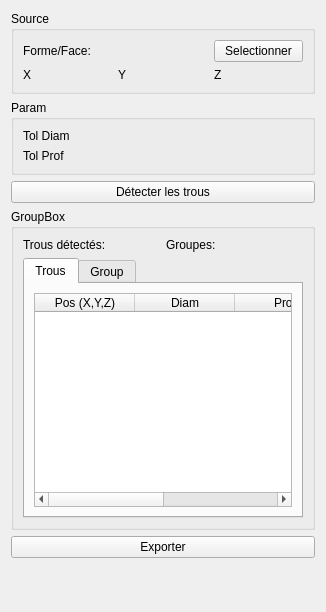
<?xml version="1.0" encoding="UTF-8"?>
<ui version="4.0">
 <class>Form</class>
 <widget class="QWidget" name="Form">
  <property name="enabled">
   <bool>true</bool>
  </property>
  <property name="geometry">
   <rect>
    <x>0</x>
    <y>0</y>
    <width>325</width>
    <height>612</height>
   </rect>
  </property>
  <property name="mouseTracking">
   <bool>false</bool>
  </property>
  <property name="tabletTracking">
   <bool>false</bool>
  </property>
  <property name="windowTitle">
   <string>Form</string>
  </property>
  <property name="autoFillBackground">
   <bool>false</bool>
  </property>
  <layout class="QGridLayout" name="gridLayout">
   <item row="3" column="0">
    <widget class="QGroupBox" name="groupBox_3">
     <property name="title">
      <string>GroupBox</string>
     </property>
     <layout class="QGridLayout" name="gridLayout_2">
      <item row="0" column="0">
       <layout class="QHBoxLayout" name="horizontalLayout_5">
        <item>
         <widget class="QLabel" name="group_count_label">
          <property name="text">
           <string>Trous détectés:</string>
          </property>
         </widget>
        </item>
        <item>
         <widget class="QLabel" name="hole_count_label">
          <property name="text">
           <string>Groupes:</string>
          </property>
         </widget>
        </item>
       </layout>
      </item>
      <item row="1" column="0">
       <widget class="QTabWidget" name="tabWidget">
        <property name="minimumSize">
         <size>
          <width>0</width>
          <height>260</height>
         </size>
        </property>
        <property name="currentIndex">
         <number>0</number>
        </property>
        <widget class="QWidget" name="tab">
         <attribute name="title">
          <string>Trous</string>
         </attribute>
         <layout class="QHBoxLayout" name="horizontalLayout_3">
          <item>
           <widget class="QTableWidget" name="holes_table">
            <property name="rowCount">
             <number>0</number>
            </property>
            <property name="columnCount">
             <number>4</number>
            </property>
            <column>
             <property name="text">
              <string>Pos (X,Y,Z)</string>
             </property>
            </column>
            <column>
             <property name="text">
              <string>Diam</string>
             </property>
            </column>
            <column>
             <property name="text">
              <string>Prof</string>
             </property>
            </column>
            <column>
             <property name="text">
              <string>Grp</string>
             </property>
            </column>
           </widget>
          </item>
         </layout>
        </widget>
        <widget class="QWidget" name="tab_2">
         <attribute name="title">
          <string>Group</string>
         </attribute>
         <layout class="QHBoxLayout" name="horizontalLayout_4">
          <item>
           <widget class="QTableWidget" name="groups_table">
            <property name="rowCount">
             <number>0</number>
            </property>
            <property name="columnCount">
             <number>5</number>
            </property>
            <column>
             <property name="text">
              <string>Diam</string>
             </property>
            </column>
            <column>
             <property name="text">
              <string>Prof</string>
             </property>
            </column>
            <column>
             <property name="text">
              <string>Qte</string>
             </property>
            </column>
            <column>
             <property name="text">
              <string>Grp</string>
             </property>
            </column>
            <column>
             <property name="text">
              <string>Actions</string>
             </property>
            </column>
           </widget>
          </item>
         </layout>
        </widget>
       </widget>
      </item>
     </layout>
    </widget>
   </item>
   <item row="5" column="0">
    <spacer name="verticalSpacer">
     <property name="orientation">
      <enum>Qt::Orientation::Vertical</enum>
     </property>
     <property name="sizeHint" stdset="0">
      <size>
       <width>304</width>
       <height>30</height>
      </size>
     </property>
    </spacer>
   </item>
   <item row="2" column="0">
    <widget class="QPushButton" name="detect_btn">
     <property name="text">
      <string>Détecter les trous</string>
     </property>
    </widget>
   </item>
   <item row="4" column="0">
    <widget class="QPushButton" name="export_btn">
     <property name="text">
      <string>Exporter</string>
     </property>
    </widget>
   </item>
   <item row="0" column="0">
    <widget class="QGroupBox" name="groupBox">
     <property name="title">
      <string>Source</string>
     </property>
     <layout class="QVBoxLayout" name="verticalLayout_3">
      <item>
       <layout class="QHBoxLayout" name="horizontalLayout_2">
        <item>
         <widget class="QLabel" name="label">
          <property name="text">
           <string>Forme/Face:</string>
          </property>
         </widget>
        </item>
        <item>
         <widget class="QLabel" name="source_label"/>
        </item>
        <item>
         <widget class="QPushButton" name="select_source_btn">
          <property name="text">
           <string>Selectionner</string>
          </property>
         </widget>
        </item>
       </layout>
      </item>
      <item>
       <layout class="QHBoxLayout" name="horizontalLayout">
        <item>
         <widget class="QLabel" name="label_4">
          <property name="text">
           <string>X</string>
          </property>
         </widget>
        </item>
        <item>
         <widget class="Gui::QuantitySpinBox" name="axisX" native="true">
         <property name="unit" stdset="0">
            <string notr="true">mm</string>
          </property>
          <property name="minimum" stdset="0">
           <double>-999999999.000000000000000</double>
          </property>
          <property name="maximum" stdset="0">
           <double>999999999.000000000000000</double>
          </property>
         </widget>
        </item>
        <item>
         <widget class="QLabel" name="label_5">
          <property name="text">
           <string>Y</string>
          </property>
         </widget>
        </item>
        <item>
         <widget class="Gui::QuantitySpinBox" name="axisY" native="true">
         <property name="unit" stdset="0">
                <string notr="true">mm</string>
            </property>
          <property name="minimum" stdset="0">
           <double>-999999999.000000000000000</double>
          </property>
          <property name="maximum" stdset="0">
           <double>999999999.000000000000000</double>
          </property>
         </widget>
        </item>
        <item>
         <widget class="QLabel" name="label_6">
          <property name="text">
           <string>Z</string>
          </property>
         </widget>
        </item>
        <item>
         <widget class="Gui::QuantitySpinBox" name="axisZ" native="true">
         <property name="unit" stdset="0">
                <string notr="true">mm</string>
            </property>
          <property name="minimum" stdset="0">
           <double>-999999999.000000000000000</double>
          </property>
          <property name="maximum" stdset="0">
           <double>999999999.000000000000000</double>
          </property>
         </widget>
        </item>
       </layout>
      </item>
     </layout>
    </widget>
   </item>
   <item row="1" column="0">
    <widget class="QGroupBox" name="groupBox_2">
     <property name="title">
      <string>Param</string>
     </property>
     <layout class="QGridLayout" name="gridLayout_3">
      <item row="0" column="0">
       <widget class="QLabel" name="label_2">
        <property name="text">
         <string>Tol Diam</string>
        </property>
       </widget>
      </item>
      <item row="0" column="1">
       <widget class="Gui::QuantitySpinBox" name="dia_tolerance" native="true">
       <property name="unit" stdset="0">
                <string notr="true">mm</string>
            </property>
        <property name="minimum" stdset="0">
         <double>-999999999.000000000000000</double>
        </property>
        <property name="maximum" stdset="0">
         <double>999999999.000000000000000</double>
        </property>
       </widget>
      </item>
      <item row="1" column="0">
       <widget class="QLabel" name="label_3">
        <property name="text">
         <string>Tol Prof</string>
        </property>
       </widget>
      </item>
      <item row="1" column="1">
       <widget class="Gui::QuantitySpinBox" name="depth_tolerance" native="true">
       <property name="unit" stdset="0">
                <string notr="true">mm</string>
            </property>
        <property name="minimum" stdset="0">
         <double>-999999999.000000000000000</double>
        </property>
        <property name="maximum" stdset="0">
         <double>999999999.000000000000000</double>
        </property>
       </widget>
      </item>
     </layout>
    </widget>
   </item>
  </layout>
 </widget>
 <customwidgets>
  <customwidget>
   <class>Gui::QuantitySpinBox</class>
   <extends>QWidget</extends>
   <header>Gui/QuantitySpinBox.h</header>
  </customwidget>
 </customwidgets>
 <tabstops>
  <tabstop>select_source_btn</tabstop>
  <tabstop>detect_btn</tabstop>
  <tabstop>tabWidget</tabstop>
  <tabstop>holes_table</tabstop>
  <tabstop>groups_table</tabstop>
  <tabstop>export_btn</tabstop>
 </tabstops>
 <resources/>
 <connections/>
</ui>
